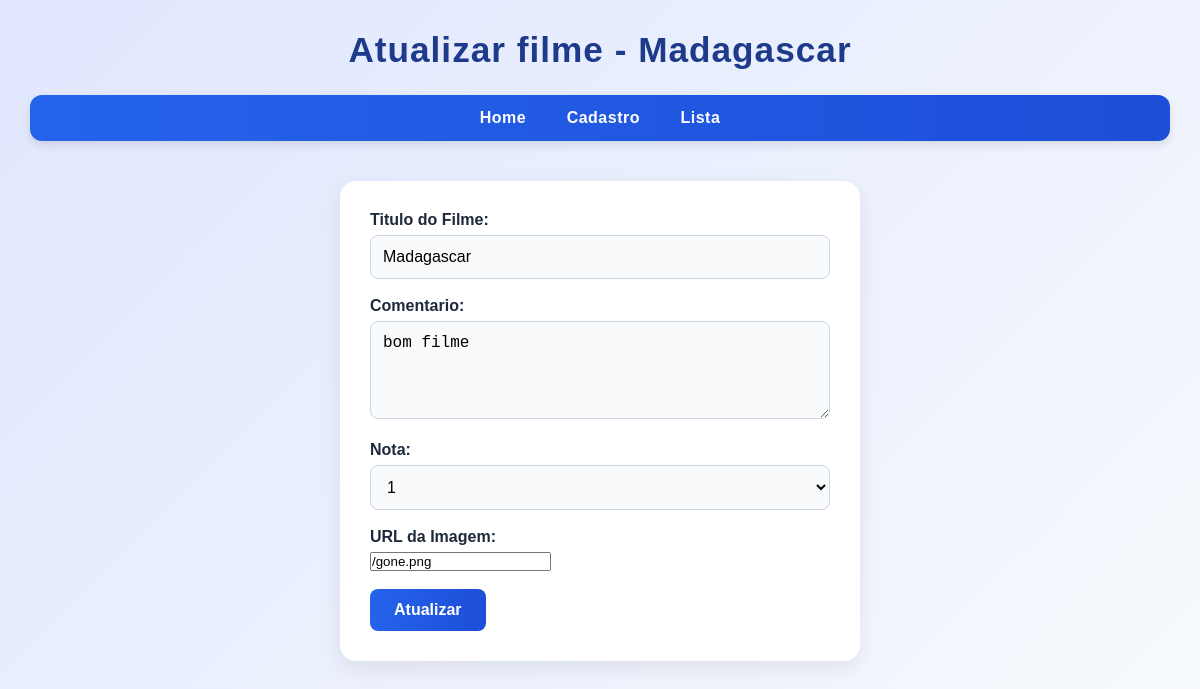
The app's page /atualizar/11/, older data.
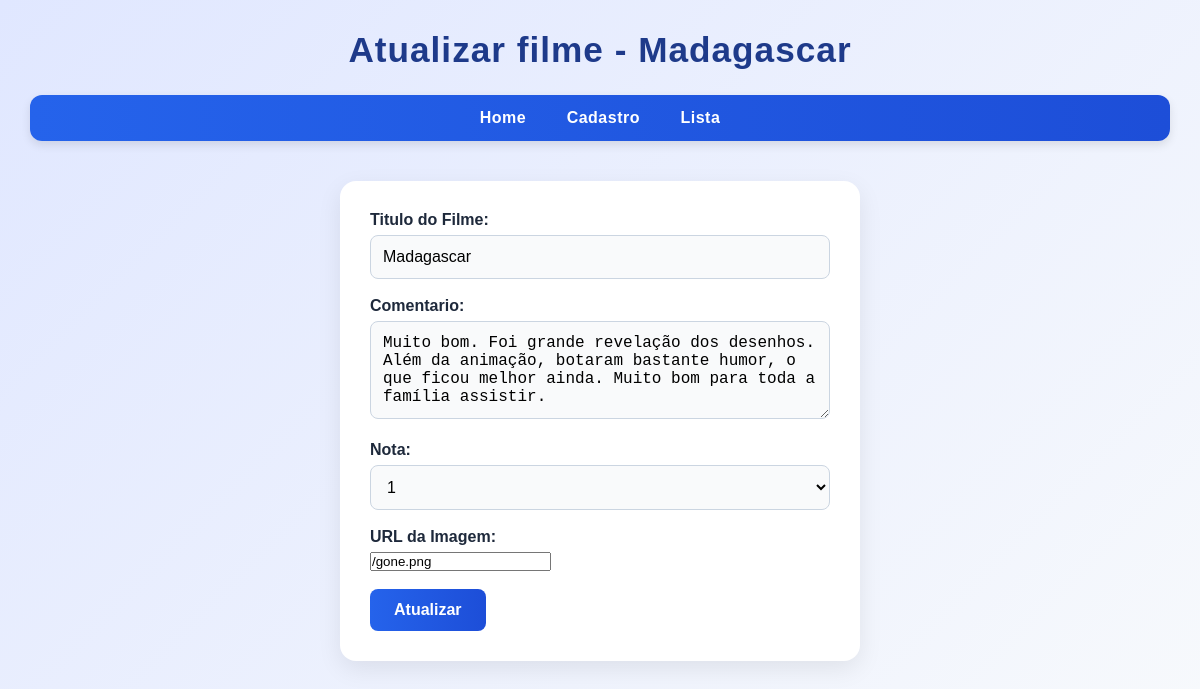
The same page, newer data.
### minhaapp/models.py (models this page shows)
class Filme(models.Model):
    titulo = models.CharField(
        max_length=100,
        help_text="Digite o titulo do filme")
    comentario = models.TextField(
        max_length=1000,
        help_text="Digite um comentario")
    nota = models.IntegerField()
    imagem_url = models.URLField(
        blank=True)

### minhaapp/views.py (the view, shortened to what this page needs)
# urls.py: path('atualizar/<int:filme_id>/', views.atualizar, name='atualizar')
def atualizar(request, filme_id):
    filme = get_object_or_404(Filme, id=filme_id)
    context = {'filme': filme}
    return render(request, 'filmes/atualizar.html', context)

### minhaapp/templates/filmes/atualizar.html (shortened to what this page needs)
{%load static%}
<!DOCTYPE html>
<html lang="en">
<head>
    <link rel="stylesheet" href="{%static 'minhaapp/css/style.css'%}">
</head>
<body>
    <h1>Atualizar filme - {{filme.titulo}}</h1>
    <nav>
        <a href="/">Home</a>
        <a href="/cadastro/">Cadastro</a>
        <a href="/lista/">Lista</a>
    </nav>
    <form method="POST">
        <p>
            <label>Titulo do Filme:</label>
            <input type="text" name="titulo" required value="{{filme.titulo}}">
        </p>
        <p>
            <label>Comentario:</label>
            <textarea name="comentario" rows="4">{{filme.comentario}}</textarea>
        </p>
        <p>
            <label>Nota:</label>
            <select name="nota" id="nota">
                <option >1</option>
            </select>
        </p>
        <p>
            <label>URL da Imagem:</label>
            <input type="url" name="imagem_url"required value="{{filme.imagem_url}}">
        </p>
        <button type="submit">Atualizar</button>
    </form>
</body>
</html>

Row changes from the older to the newer data that the page shows:
changed Filme "Madagascar": comentario "bom filme" → "Muito bom. Foi grande revelação dos desenhos. Além da animação, botaram bastante humor, o que ficou melhor ainda. Muito bom para toda a família assistir."
